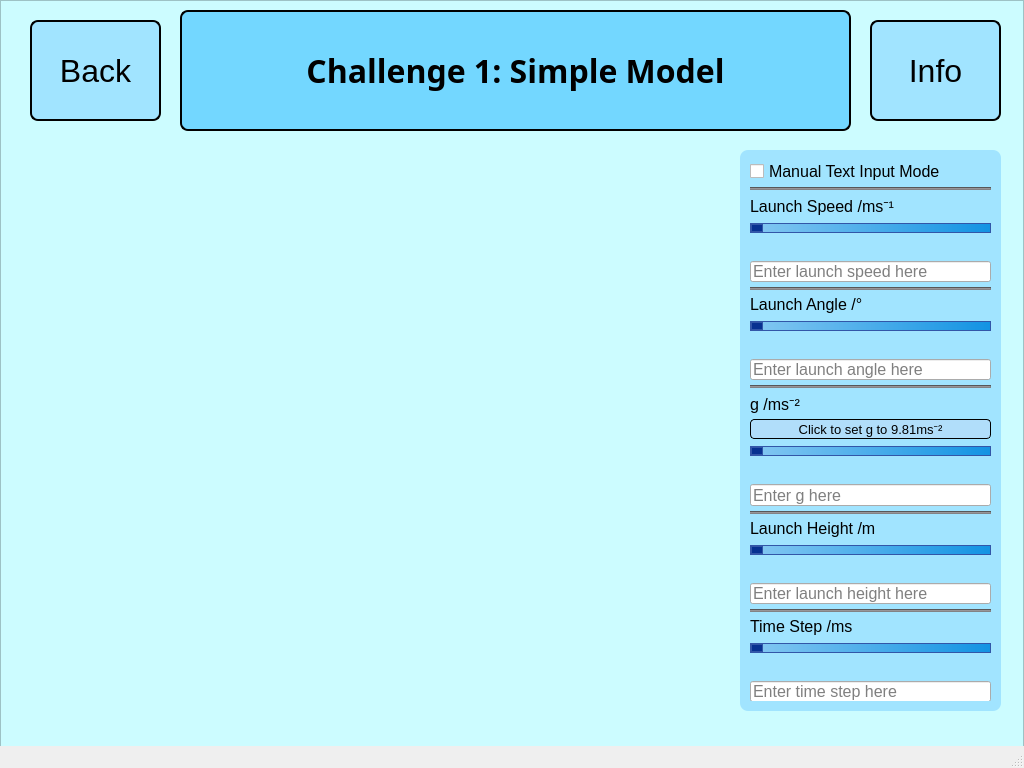
<?xml version="1.0" encoding="UTF-8"?>
<ui version="4.0">
 <class>MainWindow</class>
 <widget class="QMainWindow" name="MainWindow">
  <property name="geometry">
   <rect>
    <x>0</x>
    <y>0</y>
    <width>1024</width>
    <height>768</height>
   </rect>
  </property>
  <property name="windowTitle">
   <string>MainWindow</string>
  </property>
  <widget class="QWidget" name="centralwidget">
   <widget class="QFrame" name="frame">
    <property name="geometry">
     <rect>
      <x>0</x>
      <y>0</y>
      <width>1024</width>
      <height>768</height>
     </rect>
    </property>
    <property name="styleSheet">
     <string notr="true">QFrame {
	background-color: #ccfcff
}</string>
    </property>
    <property name="frameShape">
     <enum>QFrame::StyledPanel</enum>
    </property>
    <property name="frameShadow">
     <enum>QFrame::Raised</enum>
    </property>
    <widget class="QPushButton" name="backButton">
     <property name="geometry">
      <rect>
       <x>30</x>
       <y>20</y>
       <width>131</width>
       <height>101</height>
      </rect>
     </property>
     <property name="font">
      <font>
       <family>Meiryo UI</family>
       <pointsize>24</pointsize>
      </font>
     </property>
     <property name="styleSheet">
      <string notr="true">QPushButton {
	border: 2px solid;
	border-radius: 8px;
	background-color: #a1e4ff;
}</string>
     </property>
     <property name="text">
      <string>Back</string>
     </property>
     <property name="checkable">
      <bool>true</bool>
     </property>
    </widget>
    <widget class="QWidget" name="verticalLayoutWidget">
     <property name="geometry">
      <rect>
       <x>750</x>
       <y>160</y>
       <width>241</width>
       <height>541</height>
      </rect>
     </property>
     <layout class="QVBoxLayout" name="inputLayout" stretch="0,0,1,1,0,0,0,1,2,0,0,0,1,0,1,0,0,0,1,1,0,0,0,1,1,0,0">
      <property name="spacing">
       <number>5</number>
      </property>
      <item>
       <widget class="QCheckBox" name="textModeCheckBox">
        <property name="font">
         <font>
          <family>Meiryo UI</family>
          <pointsize>12</pointsize>
         </font>
        </property>
        <property name="text">
         <string>Manual Text Input Mode</string>
        </property>
       </widget>
      </item>
      <item>
       <widget class="Line" name="Line1">
        <property name="styleSheet">
         <string notr="true">QFrame {
	background-color: #838285;
	min-height:1px;
	max-height:1px;
}</string>
        </property>
        <property name="orientation">
         <enum>Qt::Horizontal</enum>
        </property>
       </widget>
      </item>
      <item>
       <widget class="QLabel" name="launchSpeedLabel">
        <property name="font">
         <font>
          <family>Meiryo UI</family>
          <pointsize>12</pointsize>
          <weight>50</weight>
          <bold>false</bold>
          <underline>false</underline>
         </font>
        </property>
        <property name="styleSheet">
         <string notr="true">QLabel {background-color: #a1e4ff;}</string>
        </property>
        <property name="text">
         <string>Launch Speed /ms⁻¹</string>
        </property>
       </widget>
      </item>
      <item>
       <widget class="QSlider" name="launchSpeedSlider">
        <property name="styleSheet">
         <string notr="true">QSlider::groove:horizontal {border: 1px solid #3256a8;
height: 8px;
background: qlineargradient(x1: 0, y1: 0, x2: 1, y2: 0, stop: 0 #85c8f2, stop: 1 #1293e3);}

QSlider::handle:horizontal {border: 1px solid #3256a8;
background: #073191;
width: 10px;
height: 10px;
border-radius: 5px;}</string>
        </property>
        <property name="orientation">
         <enum>Qt::Horizontal</enum>
        </property>
       </widget>
      </item>
      <item>
       <widget class="QLabel" name="launchSpeedSliderLabel">
        <property name="font">
         <font>
          <family>Meiryo UI</family>
          <pointsize>10</pointsize>
         </font>
        </property>
        <property name="styleSheet">
         <string notr="true">QLabel {background-color: #a1e4ff;}</string>
        </property>
        <property name="text">
         <string/>
        </property>
       </widget>
      </item>
      <item>
       <widget class="QLineEdit" name="launchSpeedLineEdit">
        <property name="font">
         <font>
          <pointsize>12</pointsize>
         </font>
        </property>
        <property name="inputMask">
         <string/>
        </property>
        <property name="placeholderText">
         <string>Enter launch speed here</string>
        </property>
       </widget>
      </item>
      <item>
       <widget class="Line" name="Line2">
        <property name="styleSheet">
         <string notr="true">QFrame {
	background-color: #838285;
	min-height:1px;
	max-height:1px;
}</string>
        </property>
        <property name="orientation">
         <enum>Qt::Horizontal</enum>
        </property>
       </widget>
      </item>
      <item>
       <widget class="QLabel" name="label_3">
        <property name="font">
         <font>
          <family>Meiryo UI</family>
          <pointsize>12</pointsize>
          <weight>50</weight>
          <bold>false</bold>
          <underline>false</underline>
         </font>
        </property>
        <property name="styleSheet">
         <string notr="true">QLabel {background-color: #a1e4ff;}</string>
        </property>
        <property name="text">
         <string>Launch Angle /°</string>
        </property>
       </widget>
      </item>
      <item>
       <widget class="QSlider" name="launchAngleSlider">
        <property name="styleSheet">
         <string notr="true">QSlider::groove:horizontal {border: 1px solid #3256a8;
height: 8px;
background: qlineargradient(x1: 0, y1: 0, x2: 1, y2: 0, stop: 0 #85c8f2, stop: 1 #1293e3);}

QSlider::handle:horizontal {border: 1px solid #3256a8;
background: #073191;
width: 10px;
height: 10px;
border-radius: 5px;}</string>
        </property>
        <property name="orientation">
         <enum>Qt::Horizontal</enum>
        </property>
       </widget>
      </item>
      <item>
       <widget class="QLabel" name="launchAngleSliderLabel">
        <property name="font">
         <font>
          <family>Meiryo UI</family>
          <pointsize>10</pointsize>
         </font>
        </property>
        <property name="styleSheet">
         <string notr="true">QLabel {background-color: #a1e4ff;}</string>
        </property>
        <property name="text">
         <string/>
        </property>
       </widget>
      </item>
      <item>
       <widget class="QLineEdit" name="launchAngleLineEdit">
        <property name="font">
         <font>
          <pointsize>12</pointsize>
         </font>
        </property>
        <property name="placeholderText">
         <string>Enter launch angle here</string>
        </property>
       </widget>
      </item>
      <item>
       <widget class="Line" name="Line3">
        <property name="styleSheet">
         <string notr="true">QFrame {
	background-color: #838285;
	min-height:1px;
	max-height:1px;
}</string>
        </property>
        <property name="orientation">
         <enum>Qt::Horizontal</enum>
        </property>
       </widget>
      </item>
      <item>
       <widget class="QLabel" name="label_4">
        <property name="font">
         <font>
          <family>Meiryo UI</family>
          <pointsize>12</pointsize>
          <weight>50</weight>
          <bold>false</bold>
          <underline>false</underline>
         </font>
        </property>
        <property name="styleSheet">
         <string notr="true">QLabel {background-color: #a1e4ff;}</string>
        </property>
        <property name="text">
         <string>g /ms⁻²</string>
        </property>
       </widget>
      </item>
      <item>
       <widget class="QPushButton" name="setgButton">
        <property name="font">
         <font>
          <family>Meiryo UI</family>
          <pointsize>10</pointsize>
         </font>
        </property>
        <property name="styleSheet">
         <string notr="true">QPushButton {
	border: 1px solid;
	border-radius: 4px;
	background-color:#b1defa;
}</string>
        </property>
        <property name="text">
         <string>Click to set g to 9.81ms⁻²</string>
        </property>
       </widget>
      </item>
      <item>
       <widget class="QSlider" name="gSlider">
        <property name="styleSheet">
         <string notr="true">QSlider::groove:horizontal {border: 1px solid #3256a8;
height: 8px;
background: qlineargradient(x1: 0, y1: 0, x2: 1, y2: 0, stop: 0 #85c8f2, stop: 1 #1293e3);}

QSlider::handle:horizontal {border: 1px solid #3256a8;
background: #073191;
width: 10px;
height: 10px;
border-radius: 5px;}</string>
        </property>
        <property name="orientation">
         <enum>Qt::Horizontal</enum>
        </property>
       </widget>
      </item>
      <item>
       <widget class="QLabel" name="gSliderLabel">
        <property name="font">
         <font>
          <family>Meiryo UI</family>
          <pointsize>10</pointsize>
         </font>
        </property>
        <property name="styleSheet">
         <string notr="true">QLabel {background-color: #a1e4ff;}</string>
        </property>
        <property name="text">
         <string/>
        </property>
       </widget>
      </item>
      <item>
       <widget class="QLineEdit" name="gLineEdit">
        <property name="font">
         <font>
          <pointsize>12</pointsize>
         </font>
        </property>
        <property name="placeholderText">
         <string>Enter g here</string>
        </property>
       </widget>
      </item>
      <item>
       <widget class="Line" name="Line4">
        <property name="styleSheet">
         <string notr="true">QFrame {
	background-color: #838285;
	min-height:1px;
	max-height:1px;
}</string>
        </property>
        <property name="orientation">
         <enum>Qt::Horizontal</enum>
        </property>
       </widget>
      </item>
      <item>
       <widget class="QLabel" name="label_5">
        <property name="font">
         <font>
          <family>Meiryo UI</family>
          <pointsize>12</pointsize>
          <weight>50</weight>
          <bold>false</bold>
          <underline>false</underline>
         </font>
        </property>
        <property name="styleSheet">
         <string notr="true">QLabel {background-color: #a1e4ff;}</string>
        </property>
        <property name="text">
         <string>Launch Height /m</string>
        </property>
       </widget>
      </item>
      <item>
       <widget class="QSlider" name="launchHeightSlider">
        <property name="styleSheet">
         <string notr="true">QSlider::groove:horizontal {border: 1px solid #3256a8;
height: 8px;
background: qlineargradient(x1: 0, y1: 0, x2: 1, y2: 0, stop: 0 #85c8f2, stop: 1 #1293e3);}

QSlider::handle:horizontal {border: 1px solid #3256a8;
background: #073191;
width: 10px;
height: 10px;
border-radius: 5px;}</string>
        </property>
        <property name="orientation">
         <enum>Qt::Horizontal</enum>
        </property>
       </widget>
      </item>
      <item>
       <widget class="QLabel" name="launchHeightSliderLabel">
        <property name="font">
         <font>
          <family>Meiryo UI</family>
          <pointsize>10</pointsize>
         </font>
        </property>
        <property name="styleSheet">
         <string notr="true">QLabel {background-color: #a1e4ff;}</string>
        </property>
        <property name="text">
         <string/>
        </property>
       </widget>
      </item>
      <item>
       <widget class="QLineEdit" name="launchHeightLineEdit">
        <property name="font">
         <font>
          <pointsize>12</pointsize>
         </font>
        </property>
        <property name="placeholderText">
         <string>Enter launch height here</string>
        </property>
       </widget>
      </item>
      <item>
       <widget class="Line" name="Line5">
        <property name="styleSheet">
         <string notr="true">QFrame {
	background-color: #838285;
	min-height:1px;
	max-height:1px;
}</string>
        </property>
        <property name="orientation">
         <enum>Qt::Horizontal</enum>
        </property>
       </widget>
      </item>
      <item>
       <widget class="QLabel" name="label_6">
        <property name="font">
         <font>
          <family>Meiryo UI</family>
          <pointsize>12</pointsize>
          <weight>50</weight>
          <bold>false</bold>
          <underline>false</underline>
         </font>
        </property>
        <property name="styleSheet">
         <string notr="true">QLabel {background-color: #a1e4ff;}</string>
        </property>
        <property name="text">
         <string>Time Step /ms</string>
        </property>
       </widget>
      </item>
      <item>
       <widget class="QSlider" name="timeStepSlider">
        <property name="styleSheet">
         <string notr="true">QSlider::groove:horizontal {border: 1px solid #3256a8;
height: 8px;
background: qlineargradient(x1: 0, y1: 0, x2: 1, y2: 0, stop: 0 #85c8f2, stop: 1 #1293e3);}

QSlider::handle:horizontal {border: 1px solid #3256a8;
background: #073191;
width: 10px;
height: 10px;
border-radius: 5px;}</string>
        </property>
        <property name="orientation">
         <enum>Qt::Horizontal</enum>
        </property>
       </widget>
      </item>
      <item>
       <widget class="QLabel" name="timeStepSliderLabel">
        <property name="font">
         <font>
          <family>Meiryo UI</family>
          <pointsize>10</pointsize>
         </font>
        </property>
        <property name="styleSheet">
         <string notr="true">QLabel {background-color: #a1e4ff;}</string>
        </property>
        <property name="text">
         <string/>
        </property>
       </widget>
      </item>
      <item>
       <widget class="QLineEdit" name="timeStepLineEdit">
        <property name="font">
         <font>
          <pointsize>12</pointsize>
         </font>
        </property>
        <property name="placeholderText">
         <string>Enter time step here</string>
        </property>
       </widget>
      </item>
     </layout>
    </widget>
    <widget class="QWidget" name="verticalLayoutWidget_3">
     <property name="geometry">
      <rect>
       <x>30</x>
       <y>150</y>
       <width>691</width>
       <height>561</height>
      </rect>
     </property>
     <layout class="QVBoxLayout" name="graphLayout"/>
    </widget>
    <widget class="QPushButton" name="infoButton">
     <property name="geometry">
      <rect>
       <x>870</x>
       <y>20</y>
       <width>131</width>
       <height>101</height>
      </rect>
     </property>
     <property name="font">
      <font>
       <family>Meiryo UI</family>
       <pointsize>24</pointsize>
      </font>
     </property>
     <property name="styleSheet">
      <string notr="true">QPushButton {
	border: 2px solid;
	border-radius: 8px;
	background-color: #a1e4ff;
}</string>
     </property>
     <property name="text">
      <string>Info</string>
     </property>
     <property name="checkable">
      <bool>true</bool>
     </property>
    </widget>
    <widget class="QListWidget" name="listWidget">
     <property name="geometry">
      <rect>
       <x>740</x>
       <y>150</y>
       <width>261</width>
       <height>561</height>
      </rect>
     </property>
     <property name="styleSheet">
      <string notr="true">QWidget {
	border-radius: 8px;
	background-color: #a1e4ff;
}</string>
     </property>
    </widget>
    <widget class="QWidget" name="verticalLayoutWidget_2">
     <property name="geometry">
      <rect>
       <x>180</x>
       <y>10</y>
       <width>671</width>
       <height>121</height>
      </rect>
     </property>
     <layout class="QVBoxLayout" name="verticalLayout_2">
      <item>
       <widget class="QLabel" name="challengeTitleLabel">
        <property name="font">
         <font>
          <family>Lucida Handwriting</family>
          <pointsize>24</pointsize>
          <weight>75</weight>
          <italic>false</italic>
          <bold>true</bold>
          <kerning>true</kerning>
         </font>
        </property>
        <property name="autoFillBackground">
         <bool>false</bool>
        </property>
        <property name="styleSheet">
         <string notr="true">QLabel {
	border: 2px solid;
	border-radius: 8px;
	background-color: #73d7ff;
}</string>
        </property>
        <property name="text">
         <string>Challenge 1: Simple Model</string>
        </property>
        <property name="scaledContents">
         <bool>true</bool>
        </property>
        <property name="alignment">
         <set>Qt::AlignCenter</set>
        </property>
        <property name="wordWrap">
         <bool>true</bool>
        </property>
       </widget>
      </item>
     </layout>
    </widget>
    <zorder>listWidget</zorder>
    <zorder>backButton</zorder>
    <zorder>verticalLayoutWidget</zorder>
    <zorder>verticalLayoutWidget_3</zorder>
    <zorder>infoButton</zorder>
    <zorder>verticalLayoutWidget_2</zorder>
   </widget>
  </widget>
  <widget class="QMenuBar" name="menubar">
   <property name="geometry">
    <rect>
     <x>0</x>
     <y>0</y>
     <width>1024</width>
     <height>26</height>
    </rect>
   </property>
  </widget>
  <widget class="QStatusBar" name="statusbar"/>
 </widget>
 <resources/>
 <connections/>
</ui>
